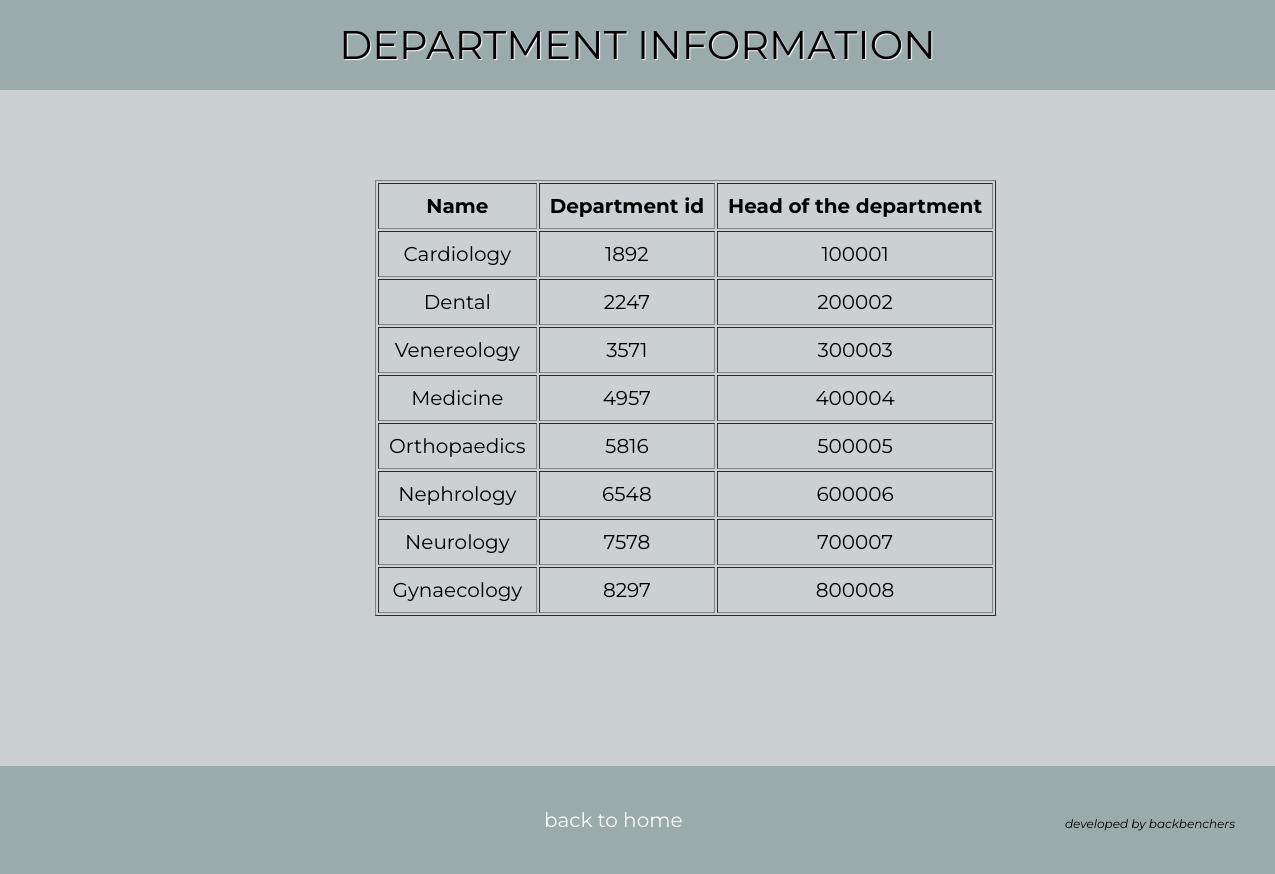
The page /view_department_info.php on the database its author committed.
### tables this page shows
CREATE TABLE `department` (
  `name` varchar(255) NOT NULL,
  `Dep_id` int(11) NOT NULL,
  `Head_of_the_department` int(11) NOT NULL
);

### view_department_info.php (the view, shortened to what this page needs)
<!DOCTYPE HTML>
<html lang="en-US">
<head>
	<link rel="stylesheet" type="text/css" href="stylein.css" media="all" />
</head>
<body>
	<div class="head">DEPARTMENT INFORMATION</div>
	<div class="dep">
	<?php
    $result = mysql_query("SELECT * FROM department")
            or die(mysql_error());
    echo "<table border='1' cellpadding='10'>";
    echo "<tr> <th>Name</th><th>Department id</th> <th>Head of the department</th> </tr>";
    while($row = mysql_fetch_array( $result )) {
            echo "<tr>";
            echo '<td>' . $row['name'] . '</td>';
            echo '<td>' . $row['Dep_id'] . '</td>';
			echo '<td>' . $row['Head_of_the_department'] . '</td>';
            echo "</tr>";
        }
        echo "</table>";
?>
</div>
			<div id="foot">
			<a class="but" href="index.php">back to home</a>
				<div class="footer">
				developed by backbenchers
				</div>
			</div>
</body>
</html>

### stylein.css (style rules this page uses)
body { font-family: 'Montserrat', sans-serif; background-color:#CBD0D3; margin:0px; }
.head { font-family: 'Montserrat', sans-serif; height:50px; width:100%; display:block; font-size:40px; text-align:center; font-style:bold; background-color:#9BAAAB; padding:20px 0 20px 0; position:relative; display:block; text-shadow:1px 1px 1px #FBFCFC; }
.dep { text-align:center; font-family: 'Montserrat', sans-serif; margin:90px 0 0 375px; font-size:20px; }
.but { font-family: 'Montserrat', sans-serif; margin-left:50px; }
.footer { margin-top:20px; font-size:12px; float:right; font-style:italic; }
div#foot { font-family: 'Montserrat', sans-serif; padding:20px; position:absolute; margin-top:150px; padding:30px 75px 30px 470px; width:60%; overflow:hidden; font-size:20px; background-color:#9BAAAB; }
div#foot > a { float:left; font-family: 'Montserrat', sans-serif; padding:12px 24px; color:#FAFBFB; text-decoration:none; overflow:hidden; }

### rows shown on the page
department: name "Cardiology", Dep_id "1892", Head_of_the_department "100001"
department: name "Dental", Dep_id "2247", Head_of_the_department "200002"
department: name "Venereology", Dep_id "3571", Head_of_the_department "300003"
department: name "Medicine", Dep_id "4957", Head_of_the_department "400004"
department: name "Orthopaedics", Dep_id "5816", Head_of_the_department "500005"
department: name "Nephrology", Dep_id "6548", Head_of_the_department "600006"
department: name "Neurology", Dep_id "7578", Head_of_the_department "700007"
department: name "Gynaecology", Dep_id "8297", Head_of_the_department "800008"
